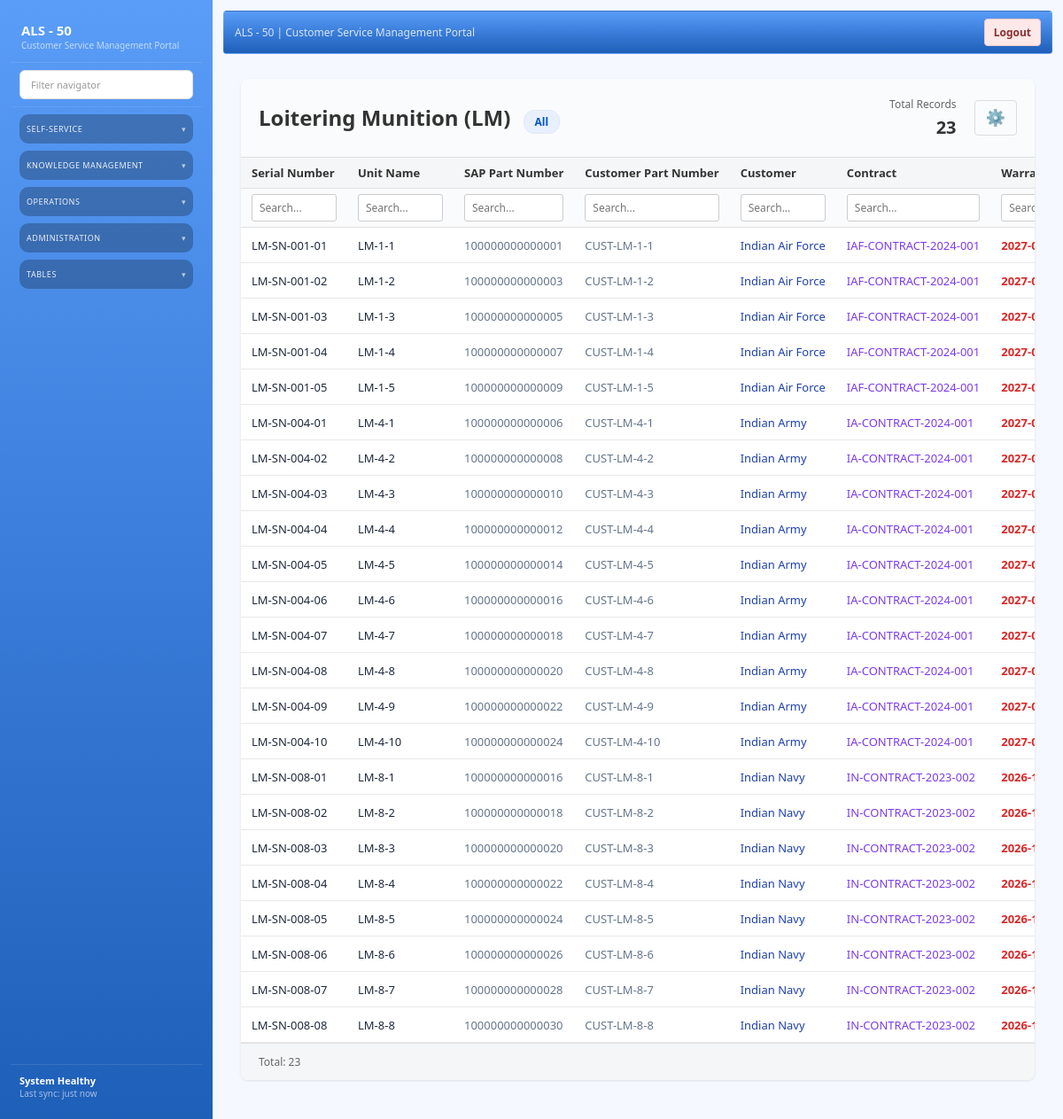
/admin/lm, run on the app's committed database.
### models/entities.py (models this page shows)
class LoiteringMunition(Base):
    __tablename__ = "loitering_munitions"
    id = Column(Integer, primary_key=True, index=True)
    unit_name = Column(String(200), nullable=True)
    serial_number = Column(String(120), nullable=True)
    data = Column(JSON, default=dict)
    created_at = Column(DateTime(timezone=True), server_default=func.now(), nullable=False)

### routers/admin.py (the view)
@router.get("/admin/lm")
def loitering_munition_list_page(request: Request, db: Session = Depends(get_db)):
    page = int(request.query_params.get("page", 1))
    status_filter = request.query_params.get("status")  # next-month, next-quarter, past-due
    warranty_filter = request.query_params.get("warranty")  # expired, expiring, active
    all_units = list_or_sample(db, LoiteringMunition, unit_type="LM", top_level_fields=["unit_name", "serial_number"])
    _, contracts = _load_customers_and_contracts(db)
    import datetime
    today = datetime.date.today()
    month_start = today.replace(day=1)
    month_end = (month_start + datetime.timedelta(days=32)).replace(day=1) - datetime.timedelta(days=1)
    next_month_start = (month_end + datetime.timedelta(days=1))
    next_month_end = (next_month_start + datetime.timedelta(days=32)).replace(day=1) - datetime.timedelta(days=1)
    quarter_end = today + datetime.timedelta(days=90)
    filtered_units = []
    for u in all_units:
        c_id = u.get("contract_id")
        c_num = u.get("contract_number")
        con = None
        if c_id:
            con = next((c for c in contracts if str(c.get("id")) == str(c_id)), None)
        if not con and c_num:
            con = next((c for c in contracts if str(c.get("number")) == str(c_num)), None)
        warranty_status = "unknown"
        service_status = "unknown"
        warranty_date_str = None
        if con:
            u["warranty_valid_from"] = con.get("executed_on", "")
            u["warranty_valid_to"] = con.get("valid_till", "")
            warranty_date_str = con.get("valid_till", "")
        else:
            warranty_date_str = u.get("warranty_valid_to")
        if warranty_date_str:
            try:
                warranty_date = datetime.datetime.strptime(warranty_date_str, "%Y-%m-%d").date()
                if warranty_date < today:
                    warranty_status = "expired"
                    if month_start <= warranty_date <= month_end:
                        warranty_status = "expired"
                elif month_start <= warranty_date <= month_end:
                    warranty_status = "expired"
                elif next_month_start <= warranty_date <= next_month_end:
                    warranty_status = "expiring"
                elif warranty_date <= quarter_end:
                    warranty_status = "expiring"
                else:
                    warranty_status = "active"
            except ValueError:
                pass
        next_service_due_str = u.get('next_service_due')
        if next_service_due_str:
            try:
                next_service_date = datetime.datetime.strptime(next_service_due_str, "%d-%m-%Y").date()
                if next_service_date < today:
                    service_status = "past-due"
                elif next_service_date <= month_end:
                    service_status = "next-month"
                elif next_service_date <= quarter_end:
                    service_status = "next-quarter"
            except ValueError:
                pass
        include_unit = True
        if status_filter:
            include_unit = (service_status == status_filter)
        elif warranty_filter:
            include_unit = (warranty_status == warranty_filter)
        if include_unit:
            u["warranty_status"] = warranty_status
            u["service_status"] = service_status
            filtered_units.append(u)
    pagination = paginate(filtered_units, page=page, per_page=50)
    context = build_template_context(request, units=pagination["items"], unit_label="Loitering Munition (LM)", pagination=pagination)
    return templates.TemplateResponse(request, "lm_list.html", context)

### templates/lm_list.html (shortened to what this page needs)
{% extends "base.html" %}
{% block content %}
<section class="list-shell">
  <div class="data-grid-container">
    <div class="grid-header">
      <div class="grid-title">
        <h1>{{ unit_label }} <span class="pill">All</span></h1>
      </div>
      <div class="grid-meta">
        <span class="count">Total Records</span>
        <span class="total" id="total-count">{{ pagination.total if pagination else units|length }}</span>
      </div>
      <div class="gear-menu">
        <button class="gear-btn" onclick="toggleGearMenu()" title="Settings">⚙️</button>
      </div>
    </div>
    <div class="table-wrapper">
      <table class="data-table" id="data-table">
        <thead>
          <tr>
            <th data-column="serial_number">Serial Number</th>
            <th data-column="unit_name">Unit Name</th>
            <th data-column="sap_part">SAP Part Number</th>
            <th data-column="cust_part">Customer Part Number</th>
            <th data-column="customer">Customer</th>
            <th data-column="contract">Contract</th>
            <th data-column="warranty">Warranty Valid To</th>
          </tr>
          <tr id="filter-row">
            <th class="filter-header"><input type="text" placeholder="Search..." data-column="serial_number"></th>
            <th class="filter-header"><input type="text" placeholder="Search..." data-column="unit_name"></th>
            <th class="filter-header"><input type="text" placeholder="Search..." data-column="sap_part"></th>
            <th class="filter-header"><input type="text" placeholder="Search..." data-column="cust_part"></th>
            <th class="filter-header"><input type="text" placeholder="Search..." data-column="customer"></th>
            <th class="filter-header"><input type="text" placeholder="Search..." data-column="contract"></th>
            <th class="filter-header"><input type="text" placeholder="Search..." data-column="warranty"></th>
          </tr>
        </thead>
        <tbody id="table-body">
          {% for unit in units %}
          <tr class="data-row" style="cursor: pointer;" onclick="window.location.href='/admin/lm/{{ unit.id }}';"
              data-serial_number="{% if unit.get('serial_number') %}{{ unit.get('serial_number')|lower }}{% endif %}"
              data-unit_name="{% if unit.get('unit_name') %}{{ unit.get('unit_name')|lower }}{% endif %}"
              data-sap_part="{% if unit.get('sap_part_number') %}{{ unit.get('sap_part_number')|lower }}{% endif %}"
              data-cust_part="{% if unit.get('customer_part_number') %}{{ unit.get('customer_part_number')|lower }}{% endif %}"
              data-customer="{% if unit.get('customer') %}{{ unit.get('customer')|lower }}{% endif %}"
              data-contract="{% if unit.get('contract') %}{{ unit.get('contract')|lower }}{% endif %}"
              data-warranty="{% if unit.get('warranty_valid_to') %}{{ unit.get('warranty_valid_to')|lower }}{% endif %}"
              data-make="{% if unit.get('make') %}{{ unit.get('make')|lower }}{% endif %}"
              data-model="{% if unit.get('model') %}{{ unit.get('model')|lower }}{% endif %}"
              data-software="{% if unit.get('software_version') %}{{ unit.get('software_version')|lower }}{% endif %}"
              data-status="{% if unit.get('status') %}{{ unit.get('status')|lower }}{% endif %}">
            <td data-column="serial_number" style="font-weight: 500; color: #1e293b;" title="{{ unit.get('serial_number', '') }}">
              {{ unit.get('serial_number', '') }}
            </td>
            <td data-column="unit_name" style="color: #1e293b; font-weight: 500;" title="{{ unit.get('unit_name', '') }}">{{ unit.get('unit_name', '') }}</td>
            <td data-column="sap_part" style="color: #64748b; font-size: 13px;" title="{{ unit.get('sap_part_number', '') }}">{{ unit.get('sap_part_number', '') }}</td>
            <td data-column="cust_part" style="color: #64748b; font-size: 13px;" title="{{ unit.get('customer_part_number', '') }}">{{ unit.get('customer_part_number', '') }}</td>
            <td data-column="customer" style="color: #1e40af; font-weight: 500;" title="{{ unit.get('customer', '') }}">{{ unit.get('customer', '') }}</td>
            <td data-column="contract" style="color: #7c3aed; font-weight: 500;" title="{{ unit.get('contract', '') }}">{{ unit.get('contract', '') }}</td>
            <td data-column="warranty" style="color: #dc2626; font-weight: 600;" title="{{ unit.get('warranty_valid_to', '') }}">{{ unit.get('warranty_valid_to', '') }}</td>
              {% set status = unit.get('status', 'unknown')|lower %}
          </tr>
          {% endfor %}
        </tbody>
      </table>
    </div>
    <div class="results-info">
      <span id="results-text">Total: {{ pagination.total }}</span>
    </div>
  </div>
</section>
{% endblock %}

### static/css/styles.css (style rules this page uses)
:root { --si-bg: #f5f8ff; --si-panel: #ffffff; --si-surface: #f6f9ff; --si-sidebar: #0f2e63; --si-sidebar-accent: #113a7a; --si-primary: #2b74d6; --si-primary-2: #1c59b3; --si-secondary: #0f172a; --si-text: #0b1f3b; --si-muted: #6b7a90; --si-card: #ffffff; --si-border: #e2e9f5; --si-shadow: 0 12px 28px rgba(15, 40, 90, 0.08); --si-shadow-soft: 0 6px 16px rgba(15, 40, 90, 0.06); }
* { box-sizing: border-box; }
body.si-app { background: var(--si-bg); font-family: "IBM Plex Sans", "Segoe UI", sans-serif; color: var(--si-text); margin: 0; font-size: 13px; }
.list-shell { display: grid; gap: 8px; }
.pill { background: transparent; border: 1px solid var(--si-border); color: var(--si-muted); padding: 1px 6px; border-radius: 4px; font-size: 10px; }

### templates/lm_list.html (style rules this page uses)
.data-grid-container { background: white; border-radius: 8px; box-shadow: 0 1px 3px rgba(0,0,0,0.1); overflow: hidden; margin: 20px; }
.grid-header { display: flex; justify-content: space-between; align-items: center; padding: 20px; border-bottom: 1px solid #e0e0e0; background: #fafbfc; }
.grid-title { flex: 1; }
.grid-title h1 { margin: 0; font-size: 24px; font-weight: 600; color: #333; }
.grid-title .pill { display: inline-block; background: #e8f0ff; color: #0052cc; padding: 4px 12px; border-radius: 12px; font-size: 12px; font-weight: 600; margin-left: 8px; }
.grid-meta { text-align: right; display: flex; flex-direction: column; align-items: flex-end; margin-right: 20px; }
.grid-meta .count { display: block; font-size: 12px; color: #666; margin-bottom: 4px; }
.grid-meta .total { font-size: 20px; font-weight: 600; color: #333; }
.gear-menu { position: relative; }
.gear-btn { background: none; border: 1px solid #ddd; font-size: 18px; cursor: pointer; padding: 8px 12px; color: #666; border-radius: 4px; transition: all 0.2s; }
.table-wrapper { overflow-x: auto; position: relative; -webkit-overflow-scrolling: touch; }
.data-table { width: 100%; border-collapse: collapse; border-spacing: 0; font-size: 13px; min-width: 1200px; }
.data-table thead { background: #f5f6f7; position: sticky; top: 0; z-index: 10; }
.data-table thead tr:first-child th { padding: 8px 12px; text-align: left; font-weight: 600; color: #333; border-bottom: 1px solid #e0e0e0; white-space: nowrap; position: relative; background: #f5f6f7; min-width: 120px; flex-shrink: 0; }
.data-table thead tr:last-child th { padding: 6px 12px; border-bottom: 1px solid #e0e0e0; background: #fafbfc; border-top: 1px solid #e0e0e0; min-width: 120px; flex-shrink: 0; }
.filter-header { position: relative; width: 100%; }
.filter-header input { width: 100%; padding: 6px 8px; border: 1px solid #ccc; border-radius: 3px; font-size: 12px; font-family: inherit; box-sizing: border-box; min-width: 100%; }
.data-table tbody tr { border-bottom: 1px solid #e8e8e8; transition: background 0.15s; }
.data-table tbody td { padding: 8px 12px; color: #333; white-space: nowrap; overflow: hidden; text-overflow: ellipsis; min-width: 120px; flex-shrink: 0; position: relative; }
.data-table tbody td[title] { cursor: help; }
.results-info { padding: 12px 20px; background: #f5f6f7; border-top: 1px solid #e0e0e0; font-size: 12px; color: #666; }

### data on the page
LoiteringMunition: get "LM-SN-001-01", get "LM-1-1"
LoiteringMunition: get "LM-SN-001-02", get "LM-1-2"
LoiteringMunition: get "LM-SN-001-03", get "LM-1-3"
LoiteringMunition: get "LM-SN-001-04", get "LM-1-4"
LoiteringMunition: get "LM-SN-001-05", get "LM-1-5"
LoiteringMunition: get "LM-SN-004-01", get "LM-4-1"
LoiteringMunition: get "LM-SN-004-02", get "LM-4-2"
LoiteringMunition: get "LM-SN-004-03", get "LM-4-3"
LoiteringMunition: get "LM-SN-004-04", get "LM-4-4"
LoiteringMunition: get "LM-SN-004-05", get "LM-4-5"
LoiteringMunition: get "LM-SN-004-06", get "LM-4-6"
LoiteringMunition: get "LM-SN-004-07", get "LM-4-7"
LoiteringMunition: get "LM-SN-004-08", get "LM-4-8"
LoiteringMunition: get "LM-SN-004-09", get "LM-4-9"
LoiteringMunition: get "LM-SN-004-10", get "LM-4-10"
LoiteringMunition: get "LM-SN-008-01", get "LM-8-1"
LoiteringMunition: get "LM-SN-008-02", get "LM-8-2"
LoiteringMunition: get "LM-SN-008-03", get "LM-8-3"
LoiteringMunition: get "LM-SN-008-04", get "LM-8-4"
LoiteringMunition: get "LM-SN-008-05", get "LM-8-5"
LoiteringMunition: get "LM-SN-008-06", get "LM-8-6"
LoiteringMunition: get "LM-SN-008-07", get "LM-8-7"
LoiteringMunition: get "LM-SN-008-08", get "LM-8-8"

### other printed values
{{ unit_label }} "Loitering Munition (LM)"
{{ pagination.total if pagination else units|length }} "23"
{{ unit.get('sap_part_number', '') }} "100000000000001" "100000000000003" "100000000000005" "100000000000007" "100000000000009" "100000000000006" "100000000000008" "100000000000010" "100000000000012" "100000000000014" "100000000000016" "100000000000018" "100000000000020" "100000000000022" "100000000000024" "100000000000016" "100000000000018" "100000000000020" "100000000000022" "100000000000024" "100000000000026" "100000000000028" "100000000000030"
{{ unit.get('customer_part_number', '') }} "CUST-LM-1-1" "CUST-LM-1-2" "CUST-LM-1-3" "CUST-LM-1-4" "CUST-LM-1-5" "CUST-LM-4-1" "CUST-LM-4-2" "CUST-LM-4-3" "CUST-LM-4-4" "CUST-LM-4-5" "CUST-LM-4-6" "CUST-LM-4-7" "CUST-LM-4-8" "CUST-LM-4-9" "CUST-LM-4-10" "CUST-LM-8-1" "CUST-LM-8-2" "CUST-LM-8-3" "CUST-LM-8-4" "CUST-LM-8-5" "CUST-LM-8-6" "CUST-LM-8-7" "CUST-LM-8-8"
{{ unit.get('customer', '') }} "Indian Air Force" "Indian Air Force" "Indian Air Force" "Indian Air Force" "Indian Air Force" "Indian Army" "Indian Army" "Indian Army" "Indian Army" "Indian Army" "Indian Army" "Indian Army" "Indian Army" "Indian Army" "Indian Army" "Indian Navy" "Indian Navy" "Indian Navy" "Indian Navy" "Indian Navy" "Indian Navy" "Indian Navy" "Indian Navy"
{{ unit.get('contract', '') }} "IAF-CONTRACT-2024-001" "IAF-CONTRACT-2024-001" "IAF-CONTRACT-2024-001" "IAF-CONTRACT-2024-001" "IAF-CONTRACT-2024-001" "IA-CONTRACT-2024-001" "IA-CONTRACT-2024-001" "IA-CONTRACT-2024-001" "IA-CONTRACT-2024-001" "IA-CONTRACT-2024-001" "IA-CONTRACT-2024-001" "IA-CONTRACT-2024-001" "IA-CONTRACT-2024-001" "IA-CONTRACT-2024-001" "IA-CONTRACT-2024-001" "IN-CONTRACT-2023-002" "IN-CONTRACT-2023-002" "IN-CONTRACT-2023-002" "IN-CONTRACT-2023-002" "IN-CONTRACT-2023-002" "IN-CONTRACT-2023-002" "IN-CONTRACT-2023-002" "IN-CONTRACT-2023-002"
{{ pagination.total }} "23"
